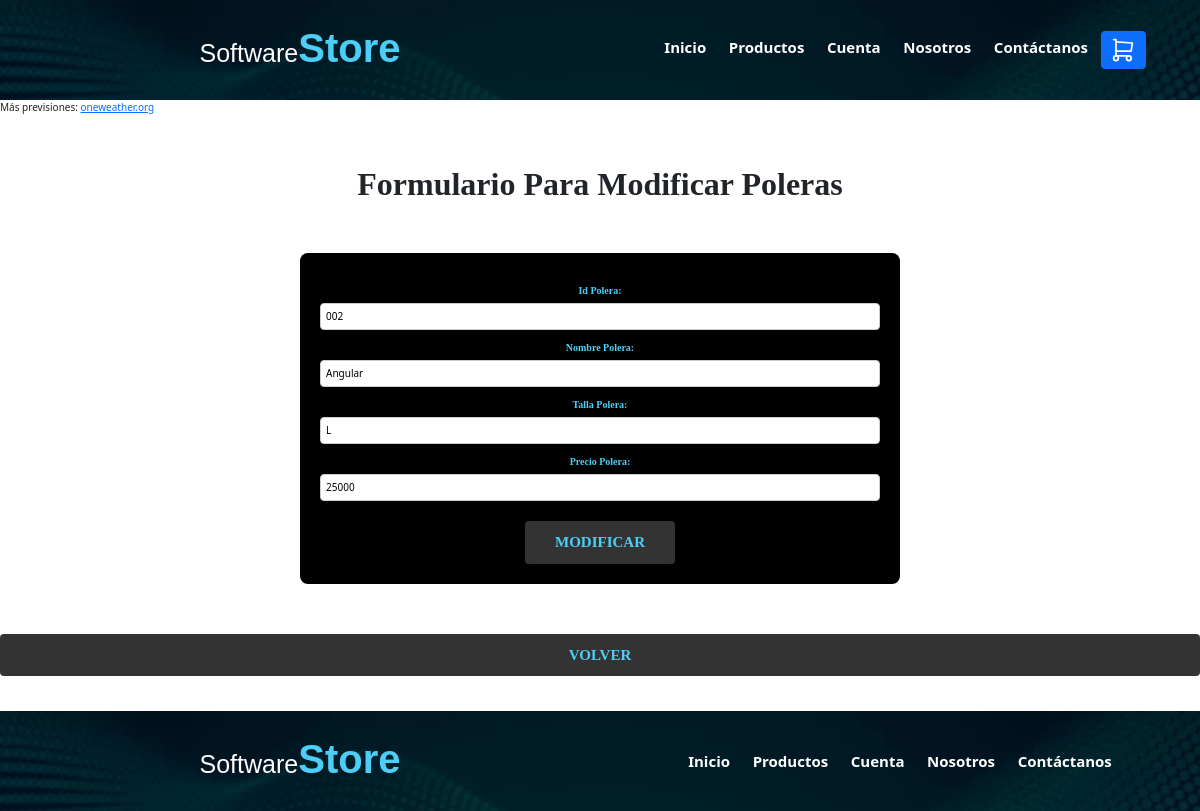
Screenshot of /poleras_edit/002/ with the database file from the repository.
### paginasWeb/models.py (models this page shows)
class Polera(models.Model):
    id_polera = models.CharField(primary_key=True, max_length=3)
    nombre = models.CharField(max_length=20)
    talla = models.CharField(max_length=1)
    precio = models.CharField(max_length=6)

### paginasWeb/views.py (the view, shortened to what this page needs)
# urls.py: path('poleras_edit/<str:pk>/', views.poleras_edit, name='poleras_edit'),
def poleras_edit(request, pk):
    polera = get_object_or_404(Polera, id_polera=pk)
    context = {
        'polera': polera,
    }
    return render(request, 'poleras_edit.html', context)

### paginasWeb/templates/poleras_edit.html (shortened to what this page needs)
{% extends 'base.html' %}
{% load static %}
{% block content %}
<div style="text-align: center;">
    <h2 class="h2__poleras">Formulario Para Modificar Poleras</h2>
    <div class="form__poleras-container">
        <form class="form__poleras" action="{% url 'poleras_edit' pk=polera.id_polera %}" method="post">
            <div class="form__group">
                <label class="form__label" for="id_polera">Id Polera:</label>
                <input class="form__input" type="text" name="id_polera" id="id_polera" value="{{ polera.id_polera }}" readonly>
            </div>
            <div class="form__group">
                <label class="form__label" for="nombre_polera">Nombre Polera:</label>
                <input class="form__input" type="text" name="nombre_polera" id="nombre_polera" value="{{ polera.nombre }}">
            </div>
            <div class="form__group">
                <label class="form__label" for="talla_polera">Talla Polera:</label>
                <input class="form__input" type="text" name="talla_polera" id="talla_polera" value="{{ polera.talla }}">
            </div>
            <div class="form__group">
                <label class="form__label" for="precio_polera">Precio Polera:</label>
                <input class="form__input" type="number" name="precio_polera" id="precio_polera" value="{{ polera.precio }}">
            </div>
            <input class="botton__agregar2" type="submit" name="opcion" value="Modificar">
        </form>
    </div>
    <a class="botton__volver" href="{% url 'crud' %}">Volver</a>
    <br>
</div>
{% endblock %}

### paginasWeb/static/css/base.css (style rules this page uses)
html { box-sizing: border-box; font-size: 62.5%; }
*, *:before, *:after { box-sizing: inherit; }

### paginasWeb/static/css/poleras_add.css (style rules this page uses)
.h2__poleras { font-family: Cambria, Cochin, Georgia, Times, 'Times New Roman', serif; text-align: center; margin-top: 50px; margin-bottom: 50px; font-weight: bold; font-size: xx-large; }
.form__poleras-container { display: flex; justify-content: center; margin-bottom: 50px; }
.form__poleras { padding: 2rem; background-color: black; font-size: 1rem; color: #4ccff7; border-radius: 8px; max-width: 600px; width: 100%; }
.form__group { margin: 1rem 0; display: flex; flex-direction: column; }
.form__label { font-family: Cambria, Cochin, Georgia, Times, 'Times New Roman', serif; font-weight: 700; margin-bottom: 0.5rem; color: #4ccff7; }
.form__input { padding: 0.5rem; font-size: 1rem; border: 1px solid #ccc; border-radius: 4px; }
.botton__agregar2 { font-family: Cambria, Cochin, Georgia, Times, 'Times New Roman', serif; color: #4ccff7; text-align: center; padding: 1rem 3rem; font-size: 1.5rem; text-transform: uppercase; font-weight: 700; border: none; background-color: #333; margin-top: 1rem; cursor: pointer; border-radius: 4px; }
.botton__volver { display: block; font-family: Cambria, Cochin, Georgia, Times, 'Times New Roman', serif; color: #4ccff7; padding: 1rem 3rem; font-size: 1.5rem; text-transform: uppercase; font-weight: 700; background-color: #333; text-decoration: none; margin: 2rem auto; text-align: center; border-radius: 4px; }

### rows the page displays
Polera: id_polera "002", nombre_polera "Angular", talla_polera "L", precio_polera "25000"
